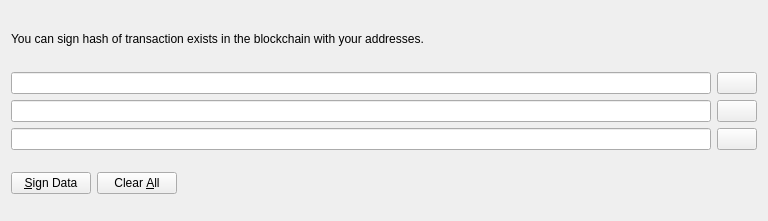
<?xml version="1.0" encoding="UTF-8"?>
<ui version="4.0">
 <class>SecondAuthDialog</class>
 <widget class="QWidget" name="SecondAuthDialog">
  <property name="windowModality">
   <enum>Qt::ApplicationModal</enum>
  </property>
  <property name="geometry">
   <rect>
    <x>0</x>
    <y>0</y>
    <width>768</width>
    <height>221</height>
   </rect>
  </property>
  <property name="windowTitle">
   <string>Second Authentification</string>
  </property>
  <layout class="QVBoxLayout" name="verticalLayout">
   <item>
    <widget class="QLabel" name="infoLabel">
     <property name="text">
      <string>You can sign hash of transaction exists in the blockchain with your addresses.</string>
     </property>
     <property name="textFormat">
      <enum>Qt::PlainText</enum>
     </property>
     <property name="wordWrap">
      <bool>true</bool>
     </property>
    </widget>
   </item>
   <item>
    <layout class="QHBoxLayout" name="horizontalLayout">
     <item>
      <widget class="QValidatedLineEdit" name="addressIn">
       <property name="toolTip">
        <string>The address for authentification (e.g. UZo1ga6xuKuQ7JV7M9rGDoxdbYwV5zgQJ5)</string>
       </property>
       <property name="maxLength">
        <number>34</number>
       </property>
      </widget>
     </item>
     <item>
      <widget class="QPushButton" name="addressBookButton">
       <property name="toolTip">
        <string>Choose an address from the address book</string>
       </property>
       <property name="text">
        <string/>
       </property>
       <property name="icon">
        <iconset resource="../bitcoin.qrc">
         <normaloff>:/icons/address-book</normaloff>:/icons/address-book</iconset>
       </property>
       <property name="shortcut">
        <string>Alt+A</string>
       </property>
       <property name="autoDefault">
        <bool>false</bool>
       </property>
      </widget>
     </item>
    </layout>
   </item>
   <item>
    <layout class="QHBoxLayout" name="horizontalLayout_2">
     <item>
      <widget class="QLineEdit" name="messageIn">
       <property name="maxLength">
        <number>64</number>
       </property>
      </widget>
     </item>
     <item>
      <widget class="QPushButton" name="pasteButton">
       <property name="toolTip">
        <string>Paste hash from clipboard</string>
       </property>
       <property name="text">
        <string/>
       </property>
       <property name="icon">
        <iconset resource="../bitcoin.qrc">
         <normaloff>:/icons/editpaste</normaloff>:/icons/editpaste</iconset>
       </property>
       <property name="shortcut">
        <string>Alt+P</string>
       </property>
       <property name="autoDefault">
        <bool>false</bool>
       </property>
      </widget>
     </item>
    </layout>
   </item>
   <item>
    <layout class="QHBoxLayout" name="horizontalLayout_3">
     <property name="spacing">
      <number>6</number>
     </property>
     <item>
      <widget class="QLineEdit" name="signatureOut">
       <property name="font">
        <font>
         <italic>true</italic>
        </font>
       </property>
       <property name="readOnly">
        <bool>true</bool>
       </property>
      </widget>
     </item>
     <item>
      <widget class="QPushButton" name="copySignatureButton">
       <property name="toolTip">
        <string>Copy the current signature to the system clipboard</string>
       </property>
       <property name="text">
        <string/>
       </property>
       <property name="icon">
        <iconset resource="../bitcoin.qrc">
         <normaloff>:/icons/editcopy</normaloff>:/icons/editcopy</iconset>
       </property>
       <property name="shortcut">
        <string>Alt+C</string>
       </property>
       <property name="autoDefault">
        <bool>false</bool>
       </property>
      </widget>
     </item>
    </layout>
   </item>
   <item>
    <layout class="QHBoxLayout" name="horizontalLayout_4">
     <item>
      <widget class="QPushButton" name="signMessageButton">
       <property name="toolTip">
        <string>Sign the hash</string>
       </property>
       <property name="text">
        <string>&amp;Sign Data</string>
       </property>
       <property name="icon">
        <iconset resource="../bitcoin.qrc">
         <normaloff>:/icons/edit</normaloff>:/icons/edit</iconset>
       </property>
       <property name="autoDefault">
        <bool>false</bool>
       </property>
      </widget>
     </item>
     <item>
      <widget class="QPushButton" name="clearButton">
       <property name="toolTip">
        <string>Reset all sign message fields</string>
       </property>
       <property name="text">
        <string>Clear &amp;All</string>
       </property>
       <property name="icon">
        <iconset resource="../bitcoin.qrc">
         <normaloff>:/icons/remove</normaloff>:/icons/remove</iconset>
       </property>
       <property name="autoDefault">
        <bool>false</bool>
       </property>
      </widget>
     </item>
     <item>
      <spacer name="horizontalSpacer">
       <property name="orientation">
        <enum>Qt::Horizontal</enum>
       </property>
       <property name="sizeHint" stdset="0">
        <size>
         <width>10</width>
         <height>48</height>
        </size>
       </property>
      </spacer>
     </item>
     <item>
      <widget class="QLabel" name="statusLabel">
       <property name="font">
        <font>
         <weight>75</weight>
         <bold>true</bold>
        </font>
       </property>
       <property name="text">
        <string/>
       </property>
       <property name="wordWrap">
        <bool>true</bool>
       </property>
      </widget>
     </item>
     <item>
      <spacer name="horizontalSpacer_2">
       <property name="orientation">
        <enum>Qt::Horizontal</enum>
       </property>
       <property name="sizeHint" stdset="0">
        <size>
         <width>40</width>
         <height>48</height>
        </size>
       </property>
      </spacer>
     </item>
    </layout>
   </item>
  </layout>
 </widget>
 <customwidgets>
  <customwidget>
   <class>QValidatedLineEdit</class>
   <extends>QLineEdit</extends>
   <header>qvalidatedlineedit.h</header>
  </customwidget>
 </customwidgets>
 <resources>
  <include location="../bitcoin.qrc"/>
 </resources>
 <connections/>
</ui>
